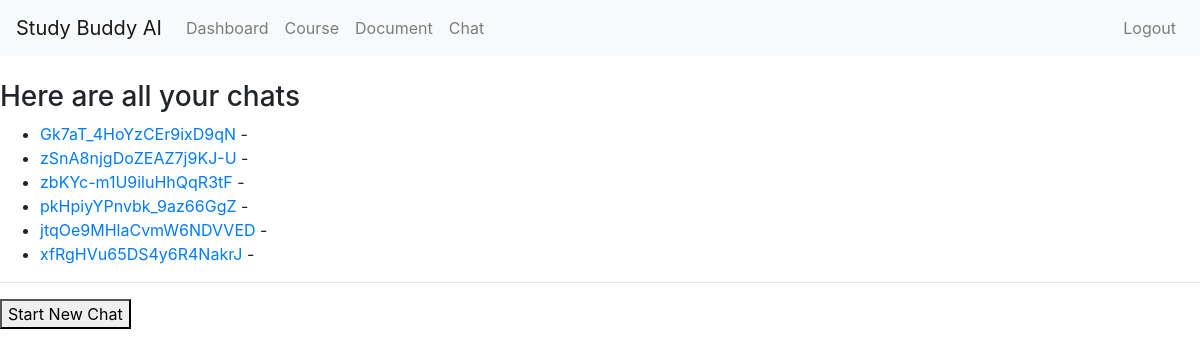
The page /chat (signed in) on the database as committed earlier.
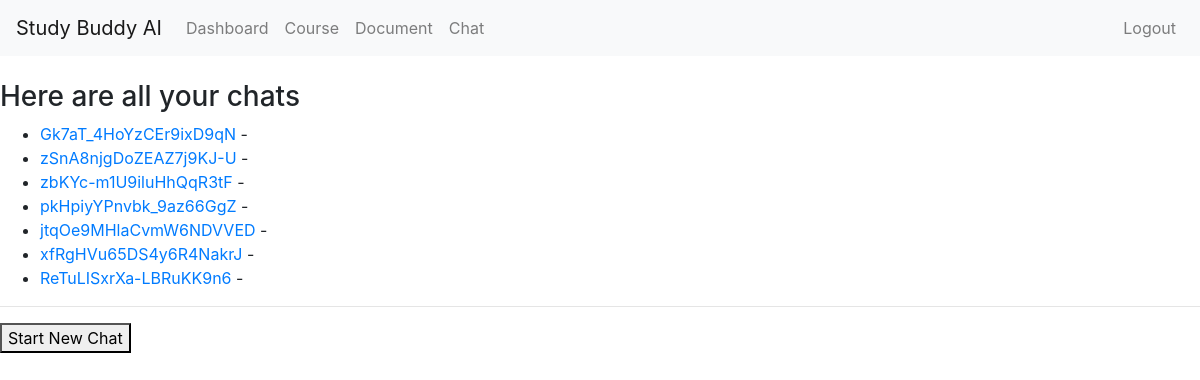
The same page on the database as committed later.
### chat/models.py (models this page shows, shortened)
class Chat(models.Model):
    id = models.CharField(primary_key=True, default=generate, editable=False)
    user = models.ForeignKey('auth.User', on_delete=models.CASCADE)
    title = models.CharField(max_length=50, null=True, blank=True)
    created_at = models.DateTimeField(auto_now_add=True)

### chat/views.py (the view)
# urls.py: path('', views.chat, name='chat'),
@login_required
def chat(request):
    chats = Chat.objects.filter(user=request.user)
    courses = Course.objects.filter(user=request.user)
    context = {
        'chats': chats,
        'courses': courses,
    }
    return render(request, 'chat.html', context)

### templates/chat.html (shortened to what this page needs)
{% extends 'base.html' %}
{% block content %}
<h3>Here are all your chats</h3>
<ul>
    {% for chat in chats %}
      <li><a href="/chat/{{ chat.id }}">{{ chat.id }}</a> - {{ chat.document.course.name }}</li>
    {% empty %}
      <li>No chat found.</li>
    {% endfor %}
</ul>
<hr>
<form method="post" action="{% url 'create_chat' %}" enctype="multipart/form-data">
    <div class="form-group">
        <button type="submit">Start New Chat</button>
    </div>
</form>
{% endblock %}

Rows that differ between the two databases and show on the page:
added Chat: id "ReTuLISxrXa-LBRuKK9n6"
